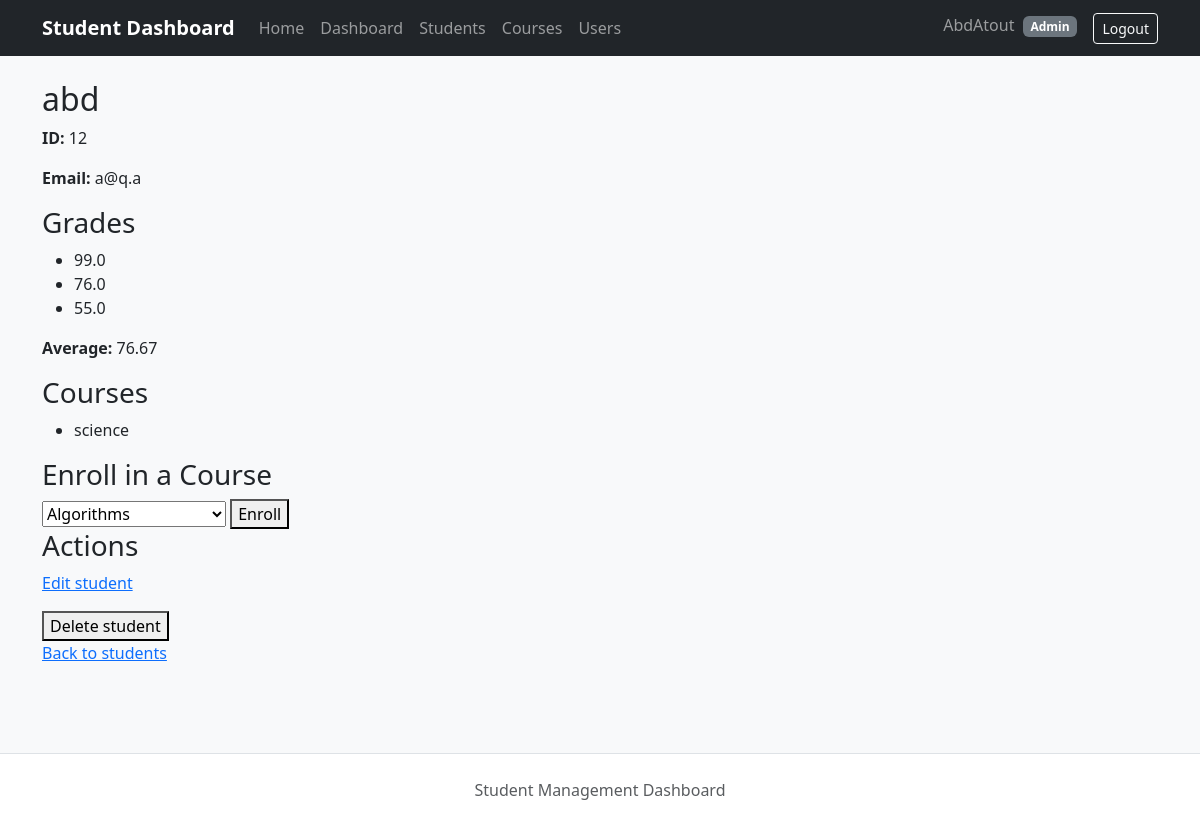
Before: /students/12 (signed in) with the older database file.
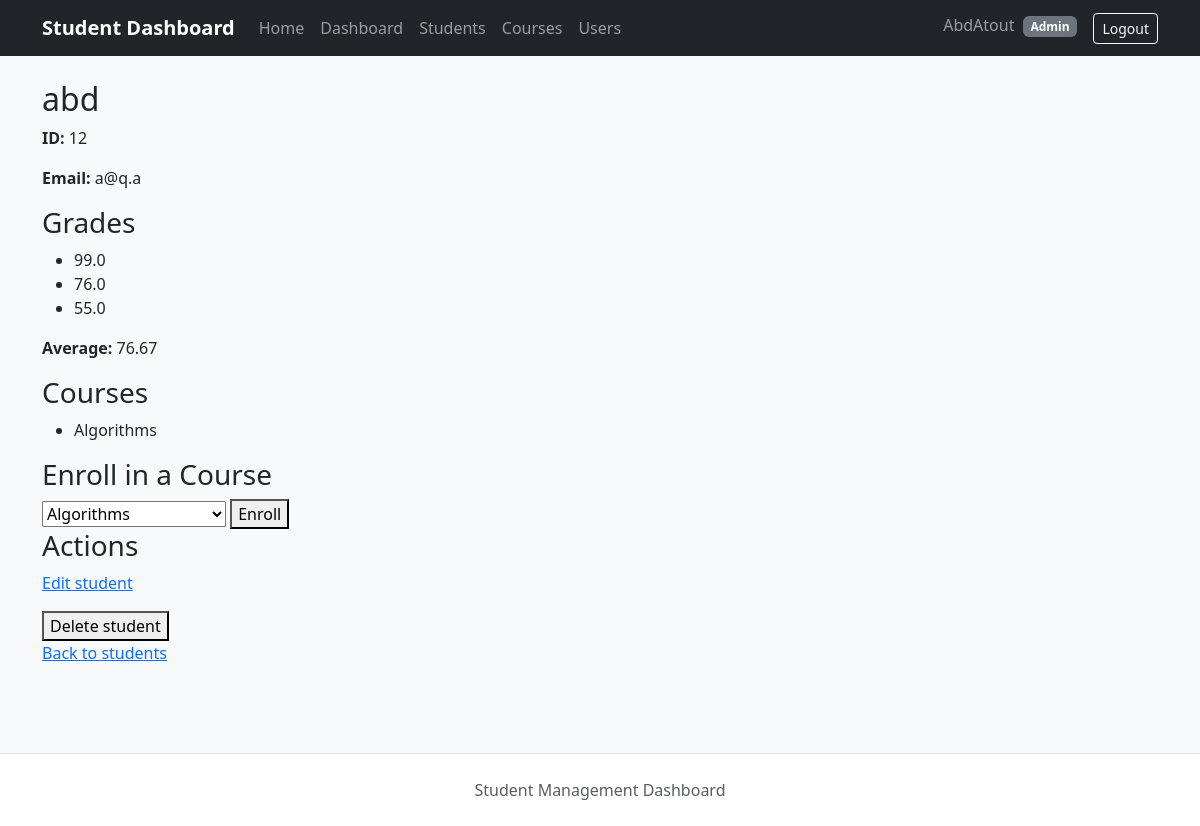
After: the same page with the newer database file.
### app/models/course.py (models this page shows)
class Course(db.Model):
    __tablename__ = "courses"
    id = db.Column(
        db.Integer,
        primary_key=True,
    )
    name = db.Column(
        db.String(100),
        unique=True,
        nullable=False,
    )
    students = db.relationship(
        "Student",
        secondary=student_courses,
        back_populates="courses",
        passive_deletes=True,
    )

### app/routes/students.py (the view)
@students_bp.route("/students/<int:student_id>")
@login_required
def student_detail(student_id):
    student = db.session.get(Student, student_id)
    if student is None:
        abort(404)
    statement = db.select(Course).order_by(Course.name)
    courses = db.session.execute(statement).scalars().all()
    return render_template(
        "student_detail.html",
        student=student,
        courses=courses,
    )

### app/models/student.py (called while the page is built)
    def get_grades(self):
        if not self.grades:
            return []
        return [
            float(grade.strip()) for grade in self.grades.split(",") if grade.strip()
        ]

    @property
    def average(self):
        grades = self.get_grades()
        if not grades:
            return 0.0
        return round(sum(grades) / len(grades), 2)

### app/templates/student_detail.html (shortened to what this page needs)
{% extends "base.html" %}
{% block content %}
<h2>{{ student.name }}</h2>
<p><strong>ID:</strong> {{ student.student_id }}</p>
<p><strong>Email:</strong> {{ student.email }}</p>
<h3>Grades</h3>
{% if student.get_grades() %}
<ul>
    {% for grade in student.get_grades() %}
        <li>{{ grade }}</li>
    {% endfor %}
</ul>
<p><strong>Average:</strong> {{ student.average }}</p>
{% else %}
<p>No grades available.</p>
{% endif %}
<h3>Courses</h3>
{% if student.courses %}
<ul>
    {% for course in student.courses %}
        <li>{{ course.name }}</li>
    {% endfor %}
</ul>
{% else %}
<p>This student is not enrolled in any courses.</p>
{% endif %}
<h3>Enroll in a Course</h3>
{% if courses %}
<form
    method="POST"
    action="{{ url_for(
        'students.enroll_student',
        student_id=student.student_id
    ) }}"
>
    <select name="course_id" required>
        {% for course in courses %}
            <option value="{{ course.id }}">
                {{ course.name }}
            </option>
        {% endfor %}
    </select>
    <button type="submit">Enroll</button>
</form>
{% else %}
<p>Add a course before enrolling this student.</p>
{% endif %}
<h3>Actions</h3>
<p>
    <a href="{{ url_for(
        'students.edit_student',
        student_id=student.student_id
    ) }}">
        Edit student
    </a>
</p>
<form
    method="POST"
    action="{{ url_for(
        'students.delete_student',
        student_id=student.student_id
    ) }}"
>
    <button type="submit">Delete student</button>
</form>
<p>
    <a href="{{ url_for('students.student_list') }}">
        Back to students
    </a>
</p>
{% endblock %}

Changed rows visible on the page:
removed Course: name "science"
now on this page (row unchanged): Course: name "Algorithms"
